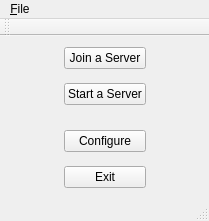
<?xml version="1.0" encoding="UTF-8"?>
<ui version="4.0">
 <class>MainWindow</class>
 <widget class="QMainWindow" name="MainWindow">
  <property name="geometry">
   <rect>
    <x>0</x>
    <y>0</y>
    <width>209</width>
    <height>221</height>
   </rect>
  </property>
  <property name="windowTitle">
   <string>KoolTruco Main Menu</string>
  </property>
  <widget class="QWidget" name="centralWidget">
   <layout class="QGridLayout" name="gridLayout">
    <item row="0" column="1">
     <layout class="QVBoxLayout" name="verticalLayout">
      <item>
       <widget class="QPushButton" name="joinButton">
        <property name="text">
         <string>Join a Server</string>
        </property>
       </widget>
      </item>
      <item>
       <spacer name="verticalSpacer_2">
        <property name="orientation">
         <enum>Qt::Vertical</enum>
        </property>
        <property name="sizeHint" stdset="0">
         <size>
          <width>20</width>
          <height>10</height>
         </size>
        </property>
       </spacer>
      </item>
      <item>
       <widget class="QPushButton" name="createButton">
        <property name="text">
         <string>Start a Server</string>
        </property>
       </widget>
      </item>
     </layout>
    </item>
    <item row="0" column="0">
     <spacer name="horizontalSpacer">
      <property name="orientation">
       <enum>Qt::Horizontal</enum>
      </property>
      <property name="sizeHint" stdset="0">
       <size>
        <width>40</width>
        <height>20</height>
       </size>
      </property>
     </spacer>
    </item>
    <item row="0" column="2">
     <spacer name="horizontalSpacer_2">
      <property name="orientation">
       <enum>Qt::Horizontal</enum>
      </property>
      <property name="sizeHint" stdset="0">
       <size>
        <width>40</width>
        <height>20</height>
       </size>
      </property>
     </spacer>
    </item>
    <item row="2" column="1">
     <layout class="QVBoxLayout" name="verticalLayout_2">
      <item>
       <widget class="QPushButton" name="configureButton">
        <property name="text">
         <string>Configure</string>
        </property>
       </widget>
      </item>
      <item>
       <spacer name="verticalSpacer_3">
        <property name="orientation">
         <enum>Qt::Vertical</enum>
        </property>
        <property name="sizeHint" stdset="0">
         <size>
          <width>20</width>
          <height>10</height>
         </size>
        </property>
       </spacer>
      </item>
      <item>
       <widget class="QPushButton" name="exitButton">
        <property name="text">
         <string>Exit</string>
        </property>
       </widget>
      </item>
     </layout>
    </item>
    <item row="1" column="1">
     <spacer name="verticalSpacer">
      <property name="orientation">
       <enum>Qt::Vertical</enum>
      </property>
      <property name="sizeHint" stdset="0">
       <size>
        <width>20</width>
        <height>20</height>
       </size>
      </property>
     </spacer>
    </item>
   </layout>
  </widget>
  <widget class="QMenuBar" name="menuBar">
   <property name="geometry">
    <rect>
     <x>0</x>
     <y>0</y>
     <width>209</width>
     <height>21</height>
    </rect>
   </property>
   <widget class="QMenu" name="menu_File">
    <property name="title">
     <string>&amp;File</string>
    </property>
    <addaction name="action_Quit"/>
   </widget>
   <addaction name="menu_File"/>
  </widget>
  <widget class="QToolBar" name="mainToolBar">
   <attribute name="toolBarArea">
    <enum>TopToolBarArea</enum>
   </attribute>
   <attribute name="toolBarBreak">
    <bool>false</bool>
   </attribute>
  </widget>
  <widget class="QStatusBar" name="statusBar"/>
  <action name="action_Quit">
   <property name="text">
    <string>&amp;Quit</string>
   </property>
  </action>
 </widget>
 <layoutdefault spacing="6" margin="11"/>
 <resources/>
 <connections>
  <connection>
   <sender>action_Quit</sender>
   <signal>triggered()</signal>
   <receiver>MainWindow</receiver>
   <slot>close()</slot>
   <hints>
    <hint type="sourcelabel">
     <x>-1</x>
     <y>-1</y>
    </hint>
    <hint type="destinationlabel">
     <x>103</x>
     <y>134</y>
    </hint>
   </hints>
  </connection>
  <connection>
   <sender>exitButton</sender>
   <signal>clicked()</signal>
   <receiver>MainWindow</receiver>
   <slot>close()</slot>
   <hints>
    <hint type="sourcelabel">
     <x>127</x>
     <y>181</y>
    </hint>
    <hint type="destinationlabel">
     <x>192</x>
     <y>161</y>
    </hint>
   </hints>
  </connection>
 </connections>
</ui>
